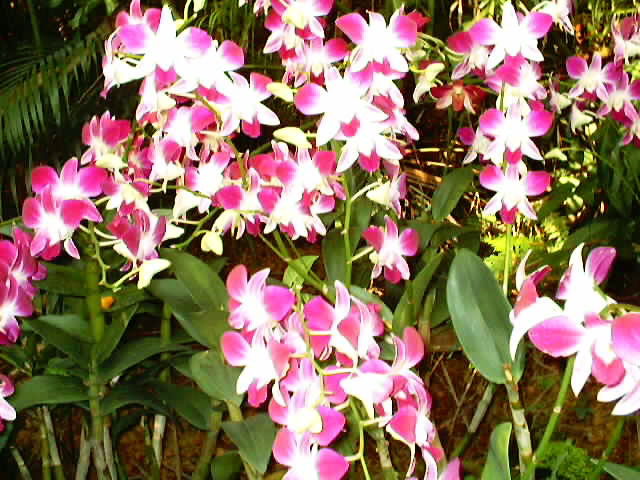
#> input picture Labs/lab2/Orchid.bmp, 640 x 480 px
$ python Aula_02_ex_07.py
#> lines starting #> are read from the running program, lines starting #| are printed output that depends on the picture; after the words box and inside, x2 and y2 are one past the last pixel; in counts of white or black regions, pixels touching at a corner belong together
#import
import sys
import numpy as np
import cv2
from matplotlib import pyplot as plt

####################
# Compute Histogram
####################
def compute_histogram(image,histSize, histRange):
	# Compute the histogram
	hist_item = cv2.calcHist([image], [0], None, [histSize], histRange)
	return hist_item

##########################################
# Drawing with openCV
# Create an image to display the histogram
def histogram2image(hist_item, histSize, histImageWidth, histImageHeight, color):

	histImage = np.zeros((histImageWidth, histImageHeight, 1), np.uint8)

	# Width of each histogram bar
	binWidth = int(np.ceil(histImageWidth * 1.0 / histSize))

	# Normalize values to [0, histImageHeight]
	cv2.normalize(hist_item, hist_item, 0, histImageHeight, cv2.NORM_MINMAX)

	# Draw the bars of the nomrmalized histogram
	for i in range(histSize):
		cv2.rectangle(histImage, (i * binWidth, 0), ((i + 1) * binWidth, int(hist_item[i])), color, -1)

	# ATTENTION : Y coordinate upside down
	histImage = np.flipud(histImage)

	return histImage
histsize=250
histrange=[0,256]
histImgWidth=512
histImgHeight=512
color=(125)

img= cv2.imread("Orchid.bmp",cv2.IMREAD_UNCHANGED)
#> img is the input picture: shape (480, 640, 3); mean B, G, R 95.4, 115.3, 141
height,width=img.shape[0:2]
#> height = 480; width = 640
cv2.imshow("Original",img)

hist_item=compute_histogram(img,histsize,histrange)
#> in compute_histogram, `hist_item = cv2.calcHist([image], [0], None, [histSize], histRange)`: hist_item = 250 values, max 37396 at index 0, min 489 at index 105, mean 1228.8
histImg=   histogram2image(hist_item,histsize,histImgWidth,histImgHeight,color)
#> after the loop in histogram2image, `for i in range(histSize):`:
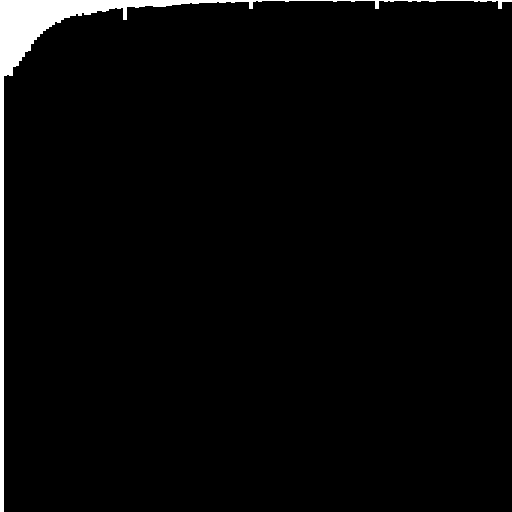
#> histImage: shape (512, 512, 1); values 0 (black) and 125 (white), 2.5% white; 1 white region, box (x1, y1, x2, y2) and area: (0, 0, 512, 512) 6607
cv2.imshow("OG histogram",histImg)


img_blues, img_greens,img_reds=cv2.split(img)
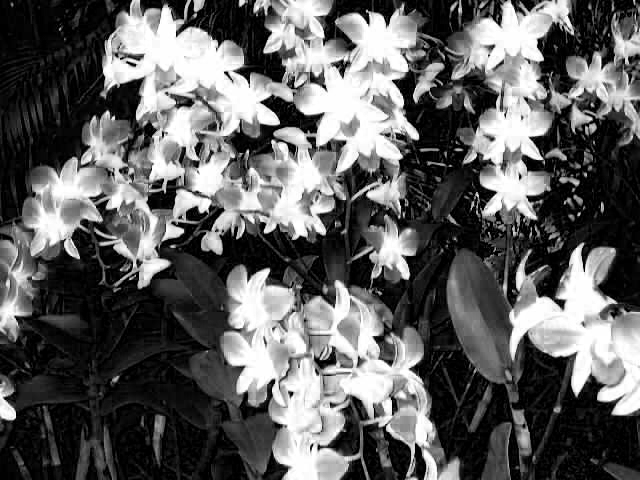
#> img_blues: shape (480, 640); min 0, max 255, mean 95.4
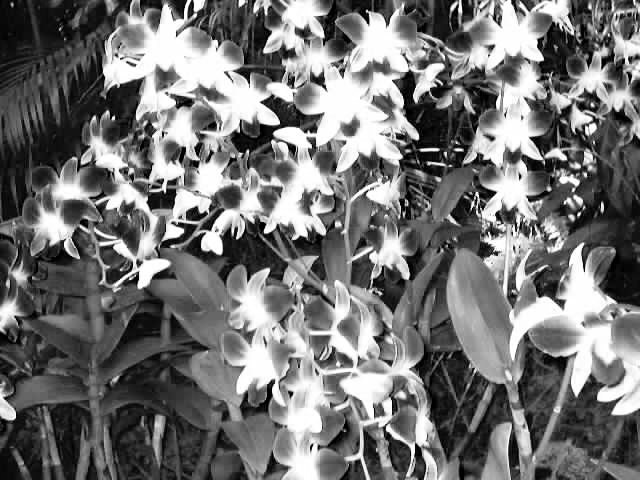
#> img_greens: shape (480, 640); min 0, max 255, mean 115.3
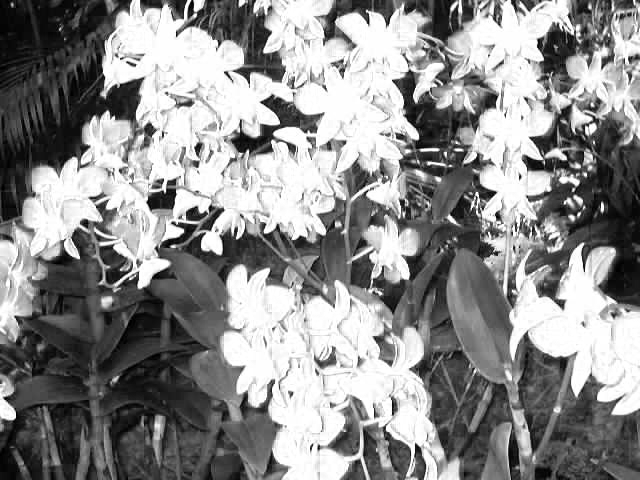
#> img_reds: shape (480, 640); min 0, max 255, mean 141

cv2.imshow("reds",img_reds)
hist_item=compute_histogram(img_reds,histsize,histrange)
#> hist_item = 250 values, max 27610 at index 249, min 101 at index 1, mean 1228.8
histImg=   histogram2image(hist_item,histsize,histImgWidth,histImgHeight,color)
#> call 2 of histogram2image, with hist_item = array of shape (250, 1), histSize = 250, histImageWidth = 512, histImageHeight = 512, color = 125
#> after the loop in histogram2image (call 2), `for i in range(histSize):`: histImage: shape (512, 512, 1); values 0 (black) and 125 (white), 3.6% white; 1 white region, box (x1, y1, x2, y2) and area: (0, 0, 512, 59) 9526
#> in histogram2image (call 2), `histImage = np.flipud(histImage)`:
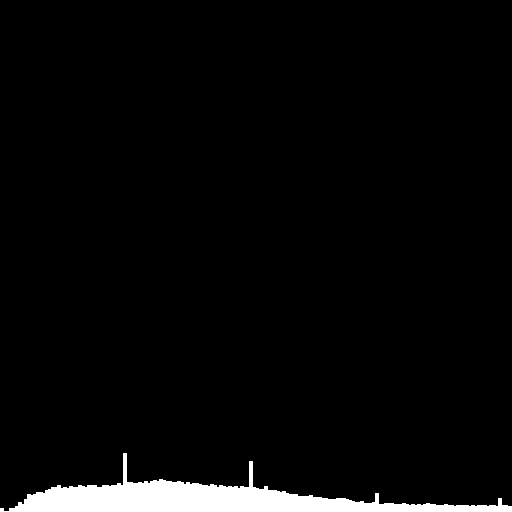
#> histImage: shape (512, 512, 1); values 0 (black) and 125 (white), 3.6% white; 1 white region, box (x1, y1, x2, y2) and area: (0, 453, 512, 512) 9526
cv2.imshow("red histogram",histImg)

cv2.imshow("greens",img_greens)
hist_item=compute_histogram(img_greens,histsize,histrange)
#> hist_item = 250 values, max 9807 at index 248, min 460 at index 194, mean 1228.8
histImg=   histogram2image(hist_item,histsize,histImgWidth,histImgHeight,color)
#> call 3 of histogram2image, with hist_item = array of shape (250, 1), histSize = 250, histImageWidth = 512, histImageHeight = 512, color = 125
#> after the loop in histogram2image (call 3), `for i in range(histSize):`:
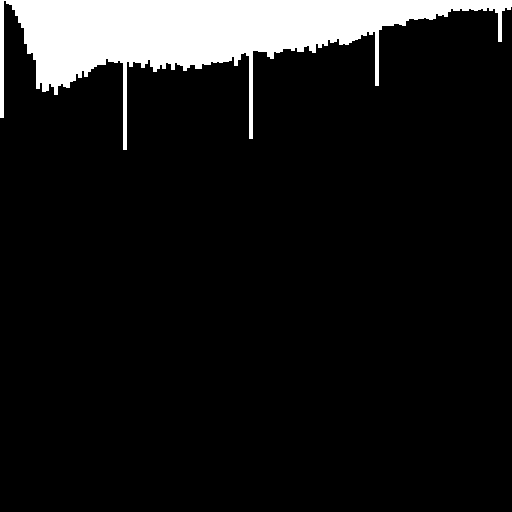
#> histImage: shape (512, 512, 1); values 0 (black) and 125 (white), 9.7% white; 1 white region, box (x1, y1, x2, y2) and area: (0, 0, 512, 150) 25362
#> in histogram2image (call 3), `histImage = np.flipud(histImage)`:
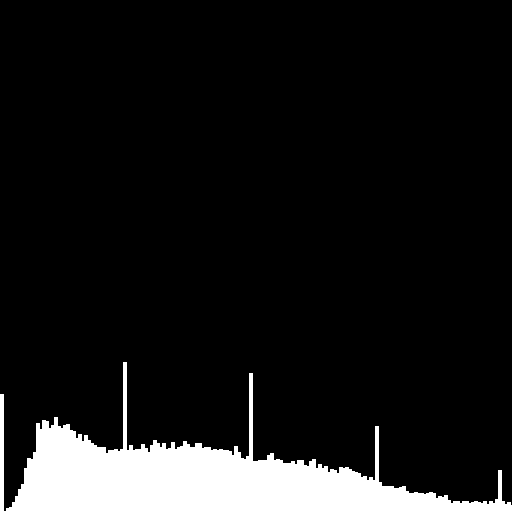
#> histImage: shape (512, 512, 1); values 0 (black) and 125 (white), 9.7% white; 1 white region, box (x1, y1, x2, y2) and area: (0, 362, 512, 512) 25362
cv2.imshow("gre histogram",histImg)


cv2.imshow("blues",img_blues)
hist_item=compute_histogram(img_blues,histsize,histrange)
#> hist_item = 250 values, max 37396 at index 0, min 489 at index 105, mean 1228.8
histImg=   histogram2image(hist_item,histsize,histImgWidth,histImgHeight,color)
cv2.imshow("blue histogram",histImg)

cv2.waitKey()
cv2.destroyWindow("Display window")

$ run again, with Labs/lab2/deti.bmp copied over Labs/lab2/Orchid.bmp
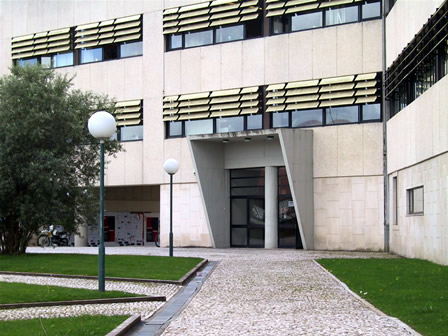
#> input picture Labs/lab2/deti.bmp, 448 x 336 px
#> img is the input picture: shape (336, 448, 3); mean B, G, R 138.8, 146.3, 145.1
#> in compute_histogram, `hist_item = cv2.calcHist([image], [0], None, [histSize], histRange)`: hist_item = 250 values, max 2046 at index 208, min 109 at index 248, mean 602.1
#> after the loop in histogram2image, `for i in range(histSize):`:
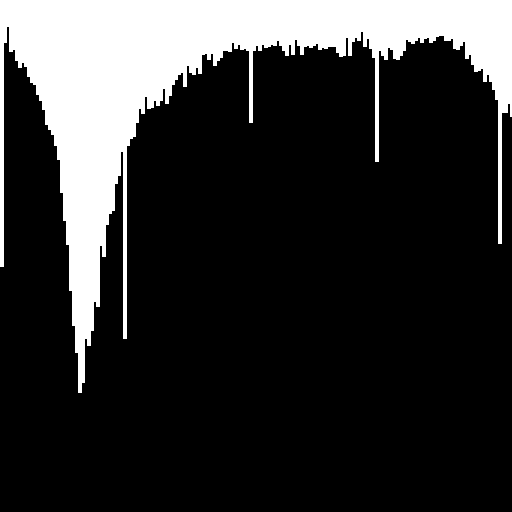
#> histImage: shape (512, 512, 1); values 0 (black) and 125 (white), 19.2% white; 1 white region, box (x1, y1, x2, y2) and area: (0, 0, 512, 393) 50238
#> `hist_item=compute_histogram(img_reds,histsize,histrange)`: hist_item = 250 values, max 2128 at index 235, min 135 at index 248, mean 602.1
#> `hist_item=compute_histogram(img_greens,histsize,histrange)`: hist_item = 250 values, max 2100 at index 228, min 134 at index 248, mean 602.1
#> in histogram2image (call 3), `histImage = np.flipud(histImage)`:
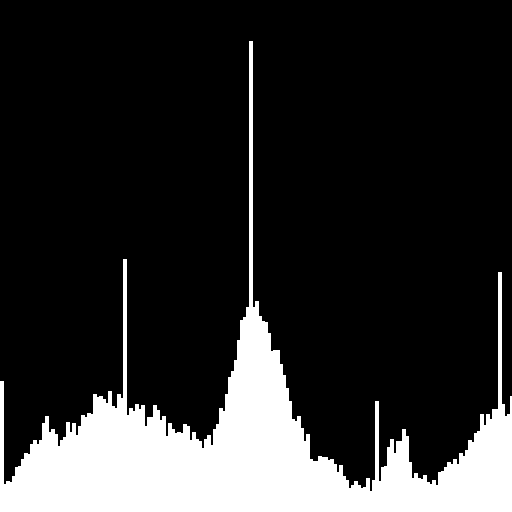
#> histImage: shape (512, 512, 1); values 0 (black) and 125 (white), 17.6% white; 1 white region, box (x1, y1, x2, y2) and area: (0, 41, 512, 512) 46204
#> `hist_item=compute_histogram(img_blues,histsize,histrange)`: hist_item = 250 values, max 2046 at index 208, min 109 at index 248, mean 602.1
